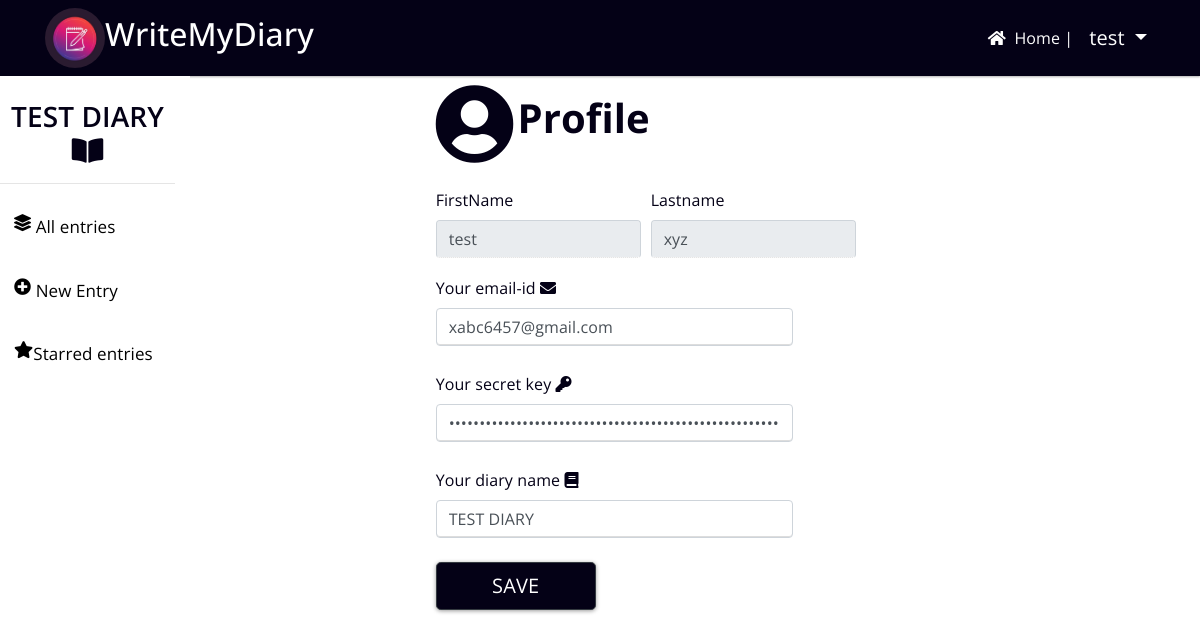
The page /myprofile/ (signed in) on the database as committed earlier.
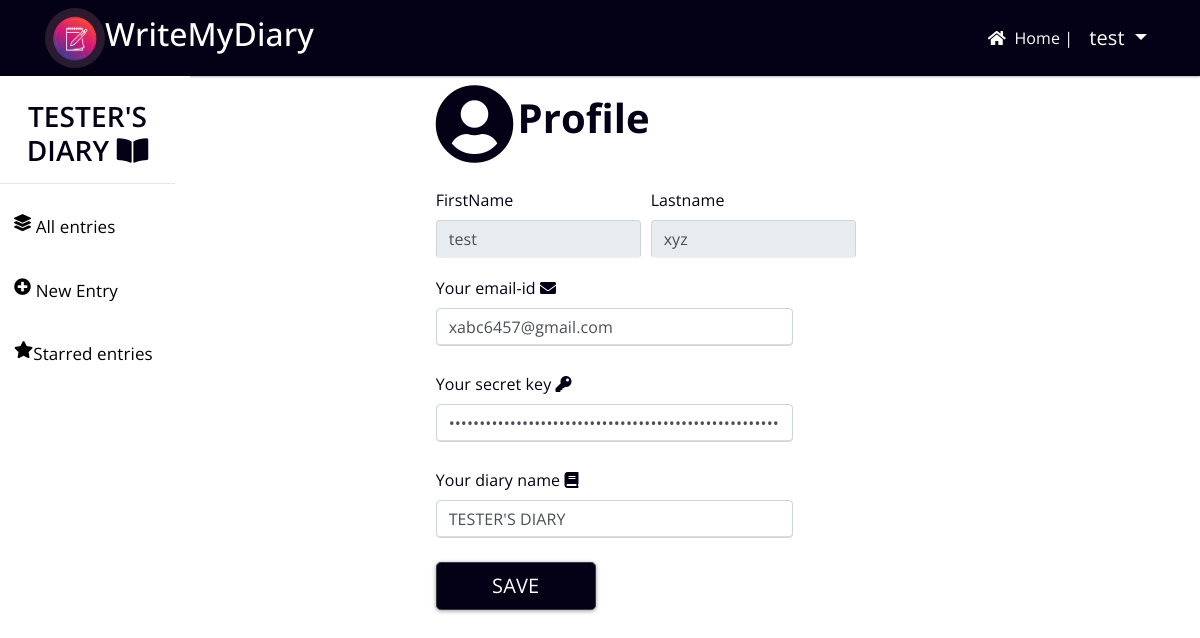
The same page on the database as committed later.
### diary/models.py (models this page shows, shortened)
class Owner(models.Model):
	diaryname=models.CharField(max_length=100, null=True,blank=True)
	user=models.ForeignKey(User, on_delete=models.CASCADE,null=True)

### diary/views.py (the view, shortened to what this page needs)
# urls.py: path("myprofile/", profile),
def profile(request):
    user=request.user
    owner=Owner.objects.get(user=user)
    messages.success(request,"Your profile was edited successfully")
    return render(request, "profile.html",{"owner":owner})

### diary/templates/profile.html (shortened to what this page needs)
{% extends 'dash_base.html' %}
{% load static %}
{% block body %}
<div class="row">
	<div class="col-md-3"> </div>
	<div class="col-md-6 pt-2">
		<div style="display: flex;">
		<i class="fas fa-user-circle fa-5x"></i> &nbsp;<h1 style="color:#040116;text-align: center;font-weight: bold;margin-top: 10px">Profile</h1>
		</div>
		<br>
		<form action="/myprofile/" method="POST">
               <div style="display: flex;">
	               <div class="form-row">
		                <div class="col-lg-6 mb-3">
		               	<label>FirstName</label>
		                <input type="text" name="fullname"  class="form-control" value="{{owner.user.first_name}}" readonly>
		            	</div>
	            	<div class="col-lg-6 mb-3">
	               	<label>Lastname</label>
	                    <input type="text" name="username" class="form-control" value="{{owner.user.last_name}}" readonly >
	                </div>
	                </div>
                </div>
                <div class="form-row">
                <div class="col-lg-10">
                    <label>Your email-id</label>
                    <i class="fas fa-envelope" style="margin-top: 6px"></i>  &nbsp;
                    <input type="email" name="email" validate="required:true" title="Valid email-id" class="form-control" value="{{owner.user.email}}" >
               	</div>
               </div>
                <br>
                 <div class="form-row">
                <div class="col-lg-10">
               	<label>Your secret key</label>
                    <i class="fas fa-key" style="margin-top: 6px"></i> &nbsp;
                    <input type="password" name="password" class="form-control" value="{{owner.user.password}}">
               	</div>
           		</div>
                <br>
                <div class="form-row">
                <div class="col-lg-10">
               	<label>Your diary name</label>
                    <i class="fas fa-book" style="margin-top: 6px" ></i>&nbsp;
                    <input type="text" name="diaryname" class="form-control" value="{{owner.diaryname}}">
               	</div>
           		</div>
                <br>
                <button type="submit" class="btn btn-outline-dark btn-lg" style="width: 160px; background-color: #040116;color: white;">Save</button>
            </form>
         </div>
           <div class="col-md-3"> </div>
    </div>
{% endblock %}

### diary/templates/dash_base.html (shortened to what this page needs)
<!DOCTYPE html>
{% load static %}
<html>
<head>
    <link rel="stylesheet" type="text/css" href="{% static 'dash.css' %}">
    <link rel="stylesheet" href="https://bootswatch.com/4/materia/bootstrap.min.css">
    <link rel="stylesheet" href="https://stackpath.bootstrapcdn.com/bootstrap/4.4.1/css/bootstrap.min.css">
    <link rel="stylesheet" href="https://pro.fontawesome.com/releases/v5.10.0/css/all.css"/>
</head>
<body >
        <nav class="navbar navbar-expand-lg navbar-light" style="background-color:#040116; color:#fff;">
            <div class="container">
              <img src="{% static 'logo.jpg' %}" alt="" style="width: 60px; height: 60px; border-radius: 50%;">
              <h2>WriteMyDiary</h2>
            <div class="collapse navbar-collapse" id="navbarNavAltMarkup">
                <div class="navbar-nav ml-auto">
                  <a class="nav-item nav-link active" style="color: #fff; margin-top: 3px" href="/dashboard"><i class="fas fa-home"></i> &nbsp;Home | </a>
                    {% if not user.is_authenticated  %}
                    <a class="nav-item nav-link nav-style" data-scroll="" href="/signup/">Signup <i class="fas fa-user-plus"></i></a>
                    <a class="nav-item nav-link nav-style" data-scroll="" href="/signin/">Login <i class="fas fa-user-circle"></i></a>
                    {% else %}
                      <li class="nav-item dropdown">
                        <a class="nav-link dropdown-toggle" href="#" id="navbarDropdown" role="button" data-toggle="dropdown" aria-haspopup="true" aria-expanded="false" style="color:#fff;font-size: 20px">
                          {{user.username}}
                        </a>
                      </li>
                    {% endif %}
                </div>
            </div>
        </nav>
<div class="row">
    <div class="col-md-2" style="background-color: white; ">
        <br>
        <nav class="pill-nav">
          <h3 style="color:#040116;text-align: center;font-weight: 600;">{{owner.diaryname}}<i class="fa fa-book-open"></i></h3>
          <hr>
          <a class="active" href="/dashboard/" style="flex-direction: row;"><i class="fas fa-layer-group"></i> &nbsp;All entries</a>
          <a href="/create/" style="flex-direction: row;"><i class="fas fa-plus-circle"></i> &nbsp;New Entry</a>
          <a href="/favs/" style="flex-direction: row;"><i class="fas fa-star"></i>Starred entries</a>
        </nav>
    </div>
    <div class="col-md-9">
      {% block body %}
      {% endblock %}
    </div>
    <div class="col-md-1">
    </div>
  </div>
</body>
</html>

Rows that differ between the two databases and show on the page:
changed Owner "test": diaryname "TEST DIARY" → "TESTER'S DIARY"
